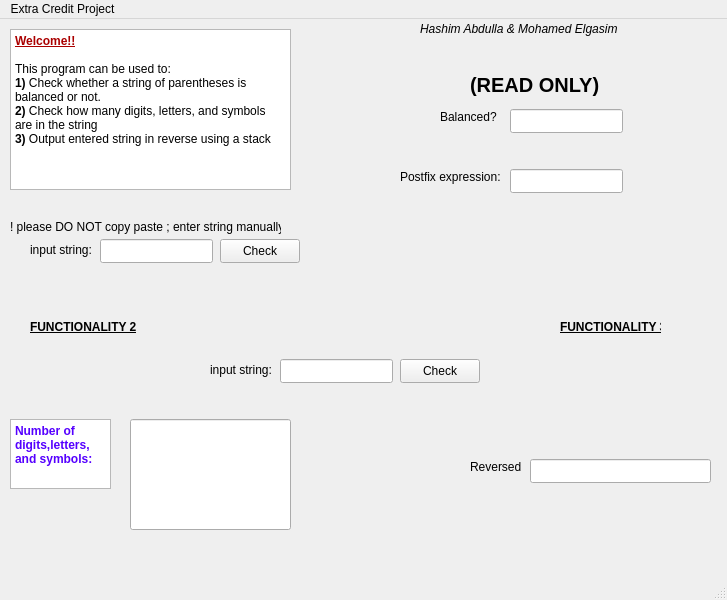
<?xml version="1.0" encoding="UTF-8"?>
<ui version="4.0">
 <class>MainWindow</class>
 <widget class="QMainWindow" name="MainWindow">
  <property name="geometry">
   <rect>
    <x>0</x>
    <y>0</y>
    <width>727</width>
    <height>600</height>
   </rect>
  </property>
  <property name="windowTitle">
   <string>MainWindow</string>
  </property>
  <widget class="QWidget" name="centralwidget">
   <widget class="QPushButton" name="pushButton">
    <property name="geometry">
     <rect>
      <x>220</x>
      <y>220</y>
      <width>80</width>
      <height>24</height>
     </rect>
    </property>
    <property name="text">
     <string>Check</string>
    </property>
   </widget>
   <widget class="QTextBrowser" name="textBrowser">
    <property name="geometry">
     <rect>
      <x>10</x>
      <y>10</y>
      <width>281</width>
      <height>161</height>
     </rect>
    </property>
    <property name="html">
     <string>&lt;!DOCTYPE HTML PUBLIC &quot;-//W3C//DTD HTML 4.0//EN&quot; &quot;http://www.w3.org/TR/REC-html40/strict.dtd&quot;&gt;
&lt;html&gt;&lt;head&gt;&lt;meta name=&quot;qrichtext&quot; content=&quot;1&quot; /&gt;&lt;meta charset=&quot;utf-8&quot; /&gt;&lt;style type=&quot;text/css&quot;&gt;
p, li { white-space: pre-wrap; }
hr { height: 1px; border-width: 0; }
li.unchecked::marker { content: &quot;\2610&quot;; }
li.checked::marker { content: &quot;\2612&quot;; }
&lt;/style&gt;&lt;/head&gt;&lt;body style=&quot; font-family:'Segoe UI'; font-size:9pt; font-weight:400; font-style:normal;&quot;&gt;
&lt;p style=&quot; margin-top:0px; margin-bottom:0px; margin-left:0px; margin-right:0px; -qt-block-indent:0; text-indent:0px;&quot;&gt;&lt;span style=&quot; font-weight:700; text-decoration: underline; color:#aa0000;&quot;&gt;Welcome!!&lt;/span&gt;&lt;/p&gt;
&lt;p style=&quot; margin-top:0px; margin-bottom:0px; margin-left:0px; margin-right:0px; -qt-block-indent:0; text-indent:0px;&quot;&gt;&lt;br /&gt;This program can be used to:&lt;br /&gt;&lt;span style=&quot; font-weight:700;&quot;&gt;1)&lt;/span&gt; Check whether a string of parentheses is balanced or not.&lt;/p&gt;
&lt;p style=&quot; margin-top:0px; margin-bottom:0px; margin-left:0px; margin-right:0px; -qt-block-indent:0; text-indent:0px;&quot;&gt;&lt;span style=&quot; font-weight:700;&quot;&gt;2) &lt;/span&gt;Check how many digits, letters, and symbols are in the string&lt;br /&gt;&lt;span style=&quot; font-weight:700;&quot;&gt;3) &lt;/span&gt;Output entered string in reverse using a stack&lt;/p&gt;&lt;/body&gt;&lt;/html&gt;</string>
    </property>
   </widget>
   <widget class="QLabel" name="label">
    <property name="geometry">
     <rect>
      <x>30</x>
      <y>220</y>
      <width>71</width>
      <height>21</height>
     </rect>
    </property>
    <property name="text">
     <string>input string:</string>
    </property>
   </widget>
   <widget class="QLineEdit" name="string1">
    <property name="geometry">
     <rect>
      <x>100</x>
      <y>220</y>
      <width>113</width>
      <height>24</height>
     </rect>
    </property>
   </widget>
   <widget class="QLabel" name="label_2">
    <property name="geometry">
     <rect>
      <x>440</x>
      <y>90</y>
      <width>61</width>
      <height>16</height>
     </rect>
    </property>
    <property name="text">
     <string>Balanced?</string>
    </property>
   </widget>
   <widget class="QLineEdit" name="result">
    <property name="geometry">
     <rect>
      <x>510</x>
      <y>90</y>
      <width>113</width>
      <height>24</height>
     </rect>
    </property>
    <property name="readOnly">
     <bool>true</bool>
    </property>
   </widget>
   <widget class="QLabel" name="label_3">
    <property name="geometry">
     <rect>
      <x>400</x>
      <y>150</y>
      <width>101</width>
      <height>16</height>
     </rect>
    </property>
    <property name="text">
     <string>Postfix expression:</string>
    </property>
   </widget>
   <widget class="QLineEdit" name="postfix">
    <property name="geometry">
     <rect>
      <x>510</x>
      <y>150</y>
      <width>113</width>
      <height>24</height>
     </rect>
    </property>
    <property name="readOnly">
     <bool>true</bool>
    </property>
   </widget>
   <widget class="QLabel" name="disclaimer">
    <property name="geometry">
     <rect>
      <x>10</x>
      <y>200</y>
      <width>271</width>
      <height>16</height>
     </rect>
    </property>
    <property name="text">
     <string>! please DO NOT copy paste ; enter string manually !</string>
    </property>
   </widget>
   <widget class="QLabel" name="readonly">
    <property name="geometry">
     <rect>
      <x>470</x>
      <y>50</y>
      <width>131</width>
      <height>31</height>
     </rect>
    </property>
    <property name="font">
     <font>
      <pointsize>15</pointsize>
      <bold>true</bold>
     </font>
    </property>
    <property name="text">
     <string>(READ ONLY)</string>
    </property>
    <property name="textFormat">
     <enum>Qt::AutoText</enum>
    </property>
   </widget>
   <widget class="QLabel" name="label_4">
    <property name="geometry">
     <rect>
      <x>30</x>
      <y>300</y>
      <width>111</width>
      <height>16</height>
     </rect>
    </property>
    <property name="font">
     <font>
      <italic>false</italic>
      <bold>true</bold>
      <underline>true</underline>
     </font>
    </property>
    <property name="text">
     <string>FUNCTIONALITY 2</string>
    </property>
   </widget>
   <widget class="QLabel" name="label_5">
    <property name="geometry">
     <rect>
      <x>560</x>
      <y>300</y>
      <width>101</width>
      <height>16</height>
     </rect>
    </property>
    <property name="font">
     <font>
      <bold>true</bold>
      <underline>true</underline>
     </font>
    </property>
    <property name="text">
     <string>FUNCTIONALITY 3</string>
    </property>
   </widget>
   <widget class="QLabel" name="label_6">
    <property name="geometry">
     <rect>
      <x>420</x>
      <y>0</y>
      <width>231</width>
      <height>20</height>
     </rect>
    </property>
    <property name="font">
     <font>
      <italic>true</italic>
      <strikeout>false</strikeout>
      <kerning>true</kerning>
      <fontweight>Black</fontweight>
     </font>
    </property>
    <property name="text">
     <string>Hashim Abdulla &amp; Mohamed Elgasim</string>
    </property>
   </widget>
   <widget class="QLabel" name="label_7">
    <property name="geometry">
     <rect>
      <x>210</x>
      <y>330</y>
      <width>49</width>
      <height>16</height>
     </rect>
    </property>
    <property name="text">
     <string/>
    </property>
   </widget>
   <widget class="QLineEdit" name="input2">
    <property name="geometry">
     <rect>
      <x>280</x>
      <y>340</y>
      <width>113</width>
      <height>24</height>
     </rect>
    </property>
   </widget>
   <widget class="QPushButton" name="checkbutton2">
    <property name="geometry">
     <rect>
      <x>400</x>
      <y>340</y>
      <width>80</width>
      <height>24</height>
     </rect>
    </property>
    <property name="text">
     <string>Check</string>
    </property>
   </widget>
   <widget class="QLabel" name="label_8">
    <property name="geometry">
     <rect>
      <x>210</x>
      <y>340</y>
      <width>71</width>
      <height>21</height>
     </rect>
    </property>
    <property name="text">
     <string>input string:</string>
    </property>
   </widget>
   <widget class="QTextEdit" name="textEdit">
    <property name="geometry">
     <rect>
      <x>10</x>
      <y>400</y>
      <width>101</width>
      <height>70</height>
     </rect>
    </property>
    <property name="readOnly">
     <bool>true</bool>
    </property>
    <property name="html">
     <string>&lt;!DOCTYPE HTML PUBLIC &quot;-//W3C//DTD HTML 4.0//EN&quot; &quot;http://www.w3.org/TR/REC-html40/strict.dtd&quot;&gt;
&lt;html&gt;&lt;head&gt;&lt;meta name=&quot;qrichtext&quot; content=&quot;1&quot; /&gt;&lt;meta charset=&quot;utf-8&quot; /&gt;&lt;style type=&quot;text/css&quot;&gt;
p, li { white-space: pre-wrap; }
hr { height: 1px; border-width: 0; }
li.unchecked::marker { content: &quot;\2610&quot;; }
li.checked::marker { content: &quot;\2612&quot;; }
&lt;/style&gt;&lt;/head&gt;&lt;body style=&quot; font-family:'Segoe UI'; font-size:9pt; font-weight:400; font-style:normal;&quot;&gt;
&lt;p style=&quot; margin-top:0px; margin-bottom:0px; margin-left:0px; margin-right:0px; -qt-block-indent:0; text-indent:0px;&quot;&gt;&lt;span style=&quot; font-weight:700; color:#5500ff;&quot;&gt;Number of &lt;br /&gt;digits,letters, &lt;br /&gt;and symbols:&lt;/span&gt;&lt;/p&gt;&lt;/body&gt;&lt;/html&gt;</string>
    </property>
   </widget>
   <widget class="QLineEdit" name="answer2">
    <property name="geometry">
     <rect>
      <x>130</x>
      <y>400</y>
      <width>161</width>
      <height>111</height>
     </rect>
    </property>
    <property name="readOnly">
     <bool>true</bool>
    </property>
   </widget>
   <widget class="QLabel" name="label_9">
    <property name="geometry">
     <rect>
      <x>470</x>
      <y>440</y>
      <width>51</width>
      <height>16</height>
     </rect>
    </property>
    <property name="text">
     <string>Reversed:</string>
    </property>
   </widget>
   <widget class="QLineEdit" name="reversebox">
    <property name="geometry">
     <rect>
      <x>530</x>
      <y>440</y>
      <width>181</width>
      <height>24</height>
     </rect>
    </property>
    <property name="readOnly">
     <bool>true</bool>
    </property>
   </widget>
  </widget>
  <widget class="QMenuBar" name="menubar">
   <property name="geometry">
    <rect>
     <x>0</x>
     <y>0</y>
     <width>727</width>
     <height>21</height>
    </rect>
   </property>
   <widget class="QMenu" name="menuBalanced_checker">
    <property name="title">
     <string>Extra Credit Project</string>
    </property>
   </widget>
   <addaction name="menuBalanced_checker"/>
  </widget>
  <widget class="QStatusBar" name="statusbar"/>
 </widget>
 <resources/>
 <connections/>
</ui>
